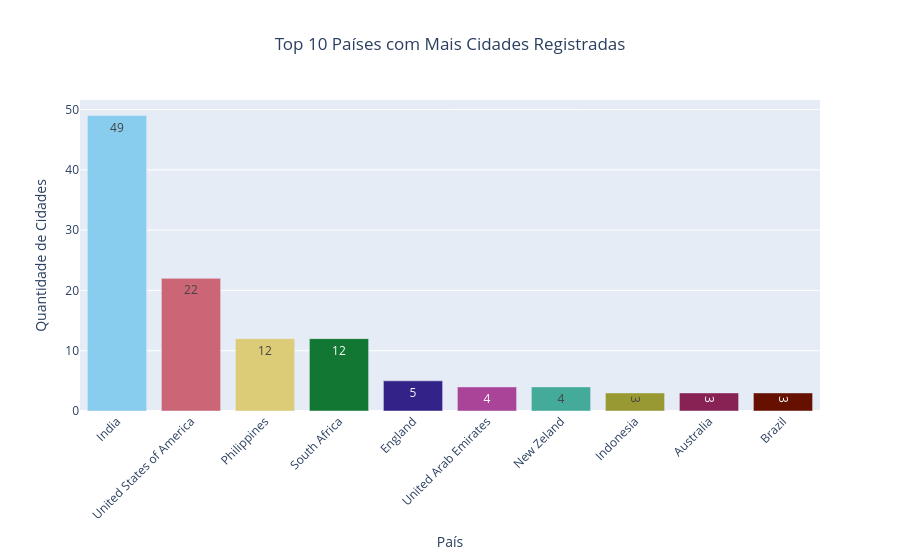

Notebook code cell kept with this figure:
### Markdown cell above
## Top 10 Quantidade de Cidades Registrados por País

### Code cell
# 1. Agrupando por país e contando as cidades únicas
cidades_por_pais = (
    df.groupby("country")["city"]
    .nunique() # Conta quantas cidades diferentes existem por país
    .reset_index(name="quantidade_cidades")
    .sort_values(by="quantidade_cidades", ascending=False)
)

# 2. Pegando o Top 10
top_10_paises_cidades = cidades_por_pais.head(10)

# 3. Criando o gráfico
fig = px.bar(
    top_10_paises_cidades, 
    x="country", 
    y="quantidade_cidades", 
    title="Top 10 Países com Mais Cidades Registradas",
    labels={
        "country": "País", 
        "quantidade_cidades": "Quantidade de Cidades"
    },
    text_auto=True,
    color="country", 
    color_discrete_sequence=px.colors.qualitative.Safe 
)

# 4. Ajustando o visual
fig.update_layout(
    xaxis_tickangle=-45, 
    title_x=0.5,
    showlegend=False, # Legenda oculta pois os países já estão no eixo X
    xaxis_categoryorder='total descending' # Força a ordem decrescente
)

# 5. Exibindo o gráfico
fig.show()

### Figure 1 — Plotly figure (JSON) as saved in the notebook; plotly's stock layout.template omitted (floating-point values rounded to 4 significant figures)
{"data": [{"hovertemplate": "País=%{x}<br>Quantidade de Cidades=%{y}<extra></extra>", "legendgroup": "India", "marker": {"color": "rgb(136, 204, 238)", "pattern": {"shape": ""}}, "name": "India", "orientation": "v", "showlegend": true, "textposition": "auto", "texttemplate": "%{y}", "type": "bar", "x": ["India"], "xaxis": "x", "y": [49], "yaxis": "y"}, {"hovertemplate": "País=%{x}<br>Quantidade de Cidades=%{y}<extra></extra>", "legendgroup": "United States of America", "marker": {"color": "rgb(204, 102, 119)", "pattern": {"shape": ""}}, "name": "United States of America", "orientation": "v", "showlegend": true, "textposition": "auto", "texttemplate": "%{y}", "type": "bar", "x": ["United States of America"], "xaxis": "x", "y": [22], "yaxis": "y"}, {"hovertemplate": "País=%{x}<br>Quantidade de Cidades=%{y}<extra></extra>", "legendgroup": "Philippines", "marker": {"color": "rgb(221, 204, 119)", "pattern": {"shape": ""}}, "name": "Philippines", "orientation": "v", "showlegend": true, "textposition": "auto", "texttemplate": "%{y}", "type": "bar", "x": ["Philippines"], "xaxis": "x", "y": [12], "yaxis": "y"}, {"hovertemplate": "País=%{x}<br>Quantidade de Cidades=%{y}<extra></extra>", "legendgroup": "South Africa", "marker": {"color": "rgb(17, 119, 51)", "pattern": {"shape": ""}}, "name": "South Africa", "orientation": "v", "showlegend": true, "textposition": "auto", "texttemplate": "%{y}", "type": "bar", "x": ["South Africa"], "xaxis": "x", "y": [12], "yaxis": "y"}, {"hovertemplate": "País=%{x}<br>Quantidade de Cidades=%{y}<extra></extra>", "legendgroup": "England", "marker": {"color": "rgb(51, 34, 136)", "pattern": {"shape": ""}}, "name": "England", "orientation": "v", "showlegend": true, "textposition": "auto", "texttemplate": "%{y}", "type": "bar", "x": ["England"], "xaxis": "x", "y": [5], "yaxis": "y"}, {"hovertemplate": "País=%{x}<br>Quantidade de Cidades=%{y}<extra></extra>", "legendgroup": "United Arab Emirates", "marker": {"color": "rgb(170, 68, 153)", "pattern": {"shape": ""}}, "name": "United Arab Emirates", "orientation": "v", "showlegend": true, "textposition": "auto", "texttemplate": "%{y}", "type": "bar", "x": ["United Arab Emirates"], "xaxis": "x", "y": [4], "yaxis": "y"}, {"hovertemplate": "País=%{x}<br>Quantidade de Cidades=%{y}<extra></extra>", "legendgroup": "New Zeland", "marker": {"color": "rgb(68, 170, 153)", "pattern": {"shape": ""}}, "name": "New Zeland", "orientation": "v", "showlegend": true, "textposition": "auto", "texttemplate": "%{y}", "type": "bar", "x": ["New Zeland"], "xaxis": "x", "y": [4], "yaxis": "y"}, {"hovertemplate": "País=%{x}<br>Quantidade de Cidades=%{y}<extra></extra>", "legendgroup": "Indonesia", "marker": {"color": "rgb(153, 153, 51)", "pattern": {"shape": ""}}, "name": "Indonesia", "orientation": "v", "showlegend": true, "textposition": "auto", "texttemplate": "%{y}", "type": "bar", "x": ["Indonesia"], "xaxis": "x", "y": [3], "yaxis": "y"}, {"hovertemplate": "País=%{x}<br>Quantidade de Cidades=%{y}<extra></extra>", "legendgroup": "Australia", "marker": {"color": "rgb(136, 34, 85)", "pattern": {"shape": ""}}, "name": "Australia", "orientation": "v", "showlegend": true, "textposition": "auto", "texttemplate": "%{y}", "type": "bar", "x": ["Australia"], "xaxis": "x", "y": [3], "yaxis": "y"}, {"hovertemplate": "País=%{x}<br>Quantidade de Cidades=%{y}<extra></extra>", "legendgroup": "Brazil", "marker": {"color": "rgb(102, 17, 0)", "pattern": {"shape": ""}}, "name": "Brazil", "orientation": "v", "showlegend": true, "textposition": "auto", "texttemplate": "%{y}", "type": "bar", "x": ["Brazil"], "xaxis": "x", "y": [3], "yaxis": "y"}], "layout": {"barmode": "relative", "legend": {"title": {"text": "País"}, "tracegroupgap": 0}, "showlegend": false, "title": {"text": "Top 10 Países com Mais Cidades Registradas", "x": 0.5}, "xaxis": {"anchor": "y", "categoryarray": ["India", "United States of America", "Philippines", "South Africa", "England", "United Arab Emirates", "New Zeland", "Indonesia", "Australia", "Brazil"], "categoryorder": "total descending", "domain": [0, 1], "tickangle": -45, "title": {"text": "País"}}, "yaxis": {"anchor": "x", "domain": [0, 1], "title": {"text": "Quantidade de Cidades"}}}}
